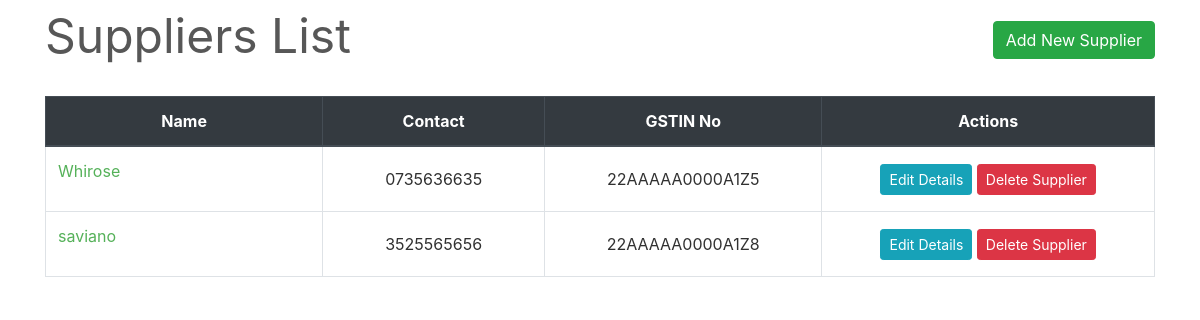
Page /transactions/suppliers/ on the committed database.
### transactions/models.py (models this page shows, shortened)
class Supplier(models.Model):
    id = models.AutoField(primary_key=True)
    name = models.CharField(max_length=150)
    phone = models.CharField(max_length=12, unique=True)
    address = models.CharField(max_length=200)
    email = models.EmailField(max_length=254, unique=True)
    gstin = models.CharField(max_length=15, unique=True)
    is_deleted = models.BooleanField(default=False)

### transactions/views.py (the view)
# urls.py: path('suppliers/', views.SupplierListView.as_view(), name='suppliers-list'),
class SupplierListView(ListView):
    model = Supplier
    template_name = "suppliers/suppliers_list.html"
    queryset = Supplier.objects.filter(is_deleted=False)
    paginate_by = 10

### transactions/templates/suppliers/suppliers_list.html (shortened to what this page needs)
{% extends "base.html" %}
{% load widget_tweaks %}
{% block content %}
    <div class="row" style="color: #575757; font-style: bold; font-size: 3rem;">
        <div class="col-md-8">Suppliers List</div>
        <div class="col-md-4">
            <div style="float:right;"> <a class="btn btn-success" href="{% url 'new-supplier' %}">Add New Supplier</a> </div>
        </div>
    </div>
    <br>
    <table class="table table-css table-hover table-bordered">
        <thead class="thead-dark align-middle">
            <tr>
                <th width="25%">Name</th>
                <th width="20%">Contact</th>
                <th width="25%">GSTIN No</th>
                <th width="30%">Actions</th>
            </tr>
        </thead>
{% if object_list %}
        <tbody>
            {% for supplier in object_list %}
            <tr>
                <td>
                    <p> <a href="{% url 'supplier' supplier.name %}">{{ supplier.name }}</a> </p>
                </td>
                <td class="align-middle"> {{ supplier.phone }} </td>
                <td class="align-middle"> {{ supplier.gstin }} </td>
                <td class="align-middle">
                    <div class="align-middle">
                        <a href="{% url 'edit-supplier' supplier.pk %}" class="btn btn-info btn-sm">Edit Details</a>
                        <a href="{% url 'delete-supplier' supplier.pk %}" class="btn btn-danger btn-sm">Delete Supplier</a>
                    </div>
                </td>
            </tr>
            {% endfor %}
        </tbody>
    </table>
{% else %}
        <tbody></tbody>
    </table>
    <br><br><br><br><br><br><br><br>
    <div style="color: #575757; font-style: bold; font-size: 1.5rem; text-align: center;">The records are empty. Please try adding some.</div>
{% endif %}
{% endblock content %}

### homepage/static/css/main.css (style rules this page uses)
body, html { height: 100%; }
p { color: rgb(49, 49, 49); }
a { color: #55b159; }
.table-css { color: #313131; }
.align-middle { text-align: center; }

### rows in the picture
Supplier: name "Whirose", phone "0735636635", gstin "22AAAAA0000A1Z5"
Supplier: name "saviano", phone "3525565656", gstin "22AAAAA0000A1Z8"
